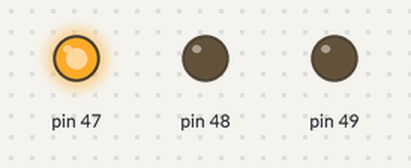
A sketch run on a simulated Arduino Mega 2560, built with avr-gcc and run on an emulated ATmega2560. Shown: output pins drawn as LEDs (lit = HIGH).

Above: at 0.16 s.
At 1.49 s:
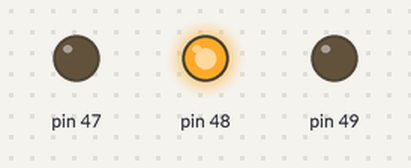
At 2.83 s:
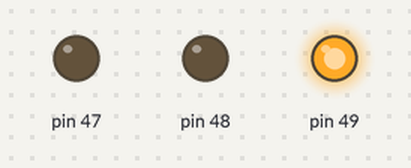
Timing chart, 0 to 3.1 s (numbered marks = the images above):
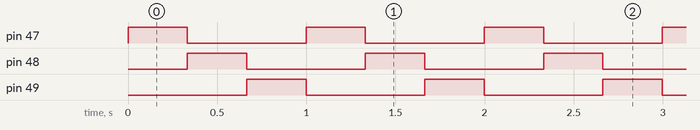

The sketch:

Part1.4.ino
```cpp
/*
 Part1.4
 Blinks 3 off board LEDs at 333ms interval.
 Does not use pinMode or digitalWrite.
*/
#define PORT_49 1<<0
#define PORT_48 1<<1
#define PORT_47 1<<2

void setup() {
    DDRL |= PORT_47;  // bit-wise OR 1<<2 to set pin to output mode
    DDRL |= PORT_48;  // bit-wise OR 1<<1 to set pin to output mode
    DDRL |= PORT_49;  // bit-wise OR 1<<0 to set pin to output mode
}

void loop() {
  PORTL |= PORT_47; // set bit 2 to “1”
  delay(333);
  PORTL &= !PORT_47;  // clear bit 2

  PORTL |= PORT_48; // set bit 1 to “1”
  delay(333);
  PORTL &= !PORT_48;  // clear bit 1

  PORTL |= PORT_49; // set bit 0 to “1”
  delay(333);
  PORTL &= !PORT_49;  // clear bit 0
}
```

Measured:
- by itself, pin 47–49: alternates HIGH for 0.33 s and LOW for 0.67 s
- by itself, everything shown: repeats every 1.0 s, in 4 steps
